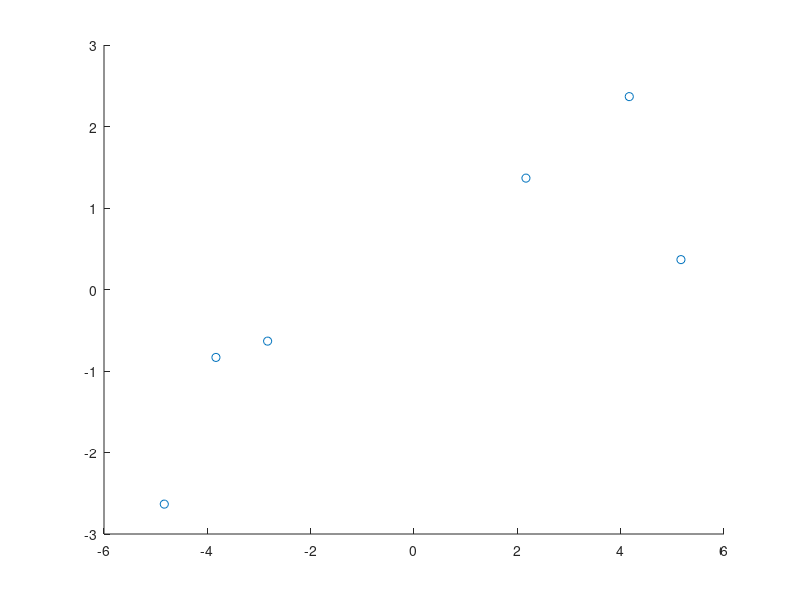

MATLAB code for this plot:
x = [10 11 8 3 2 1]';
y = [6 4 5 3 2.8 1]';

x_a = mean(x);
y_a = mean(y);

x_delta = ones(6, 1) * mean(x);
y_delta = ones(6, 1) * mean(y);

X = x - x_delta;
Y = y - y_delta;

scatter(X, Y)

a = [0.2235 -1]';  % 2 * 1 
k = sqrt(0.2235^2 + 1);
p = [X Y]; % 6 * 2 

